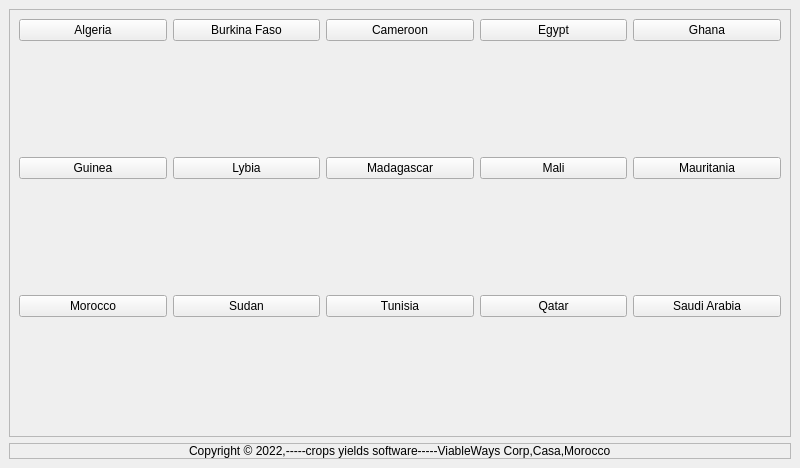
<?xml version="1.0" encoding="UTF-8"?>
<ui version="4.0">
 <class>MainWindow</class>
 <widget class="QMainWindow" name="MainWindow">
  <property name="geometry">
   <rect>
    <x>0</x>
    <y>0</y>
    <width>800</width>
    <height>468</height>
   </rect>
  </property>
  <property name="windowTitle">
   <string>MainWindow</string>
  </property>
  <widget class="QWidget" name="centralwidget">
   <layout class="QVBoxLayout" name="verticalLayout">
    <item>
     <widget class="QFrame" name="frame">
      <property name="sizePolicy">
       <sizepolicy hsizetype="Preferred" vsizetype="Expanding">
        <horstretch>0</horstretch>
        <verstretch>0</verstretch>
       </sizepolicy>
      </property>
      <property name="frameShape">
       <enum>QFrame::StyledPanel</enum>
      </property>
      <property name="frameShadow">
       <enum>QFrame::Raised</enum>
      </property>
      <layout class="QHBoxLayout" name="horizontalLayout">
       <item>
        <layout class="QGridLayout" name="gridLayout">
         <item row="3" column="1" alignment="Qt::AlignHCenter">
          <widget class="QLabel" name="label_10">
           <property name="text">
            <string/>
           </property>
           <property name="pixmap">
            <pixmap resource="../ressource.qrc">:/image/images/008-libya.png</pixmap>
           </property>
          </widget>
         </item>
         <item row="5" column="4" alignment="Qt::AlignHCenter">
          <widget class="QLabel" name="label_16">
           <property name="text">
            <string/>
           </property>
           <property name="pixmap">
            <pixmap resource="../ressource.qrc">:/image/images/016-saudi-arabia.png</pixmap>
           </property>
          </widget>
         </item>
         <item row="1" column="0" alignment="Qt::AlignHCenter">
          <widget class="QLabel" name="label_3">
           <property name="text">
            <string/>
           </property>
           <property name="pixmap">
            <pixmap resource="../ressource.qrc">:/image/images/algeria.png</pixmap>
           </property>
          </widget>
         </item>
         <item row="3" column="3" alignment="Qt::AlignHCenter">
          <widget class="QLabel" name="label_12">
           <property name="text">
            <string/>
           </property>
           <property name="pixmap">
            <pixmap resource="../ressource.qrc">:/image/images/010-mali.png</pixmap>
           </property>
          </widget>
         </item>
         <item row="1" column="2" alignment="Qt::AlignHCenter">
          <widget class="QLabel" name="label_5">
           <property name="text">
            <string/>
           </property>
           <property name="pixmap">
            <pixmap resource="../ressource.qrc">:/image/images/004-cameroon.png</pixmap>
           </property>
          </widget>
         </item>
         <item row="1" column="3" alignment="Qt::AlignHCenter">
          <widget class="QLabel" name="label_6">
           <property name="text">
            <string/>
           </property>
           <property name="pixmap">
            <pixmap resource="../ressource.qrc">:/image/images/005-egypt.png</pixmap>
           </property>
          </widget>
         </item>
         <item row="3" column="4" alignment="Qt::AlignHCenter">
          <widget class="QLabel" name="label_13">
           <property name="text">
            <string/>
           </property>
           <property name="pixmap">
            <pixmap resource="../ressource.qrc">:/image/images/011-mauritania.png</pixmap>
           </property>
          </widget>
         </item>
         <item row="1" column="4" alignment="Qt::AlignHCenter">
          <widget class="QLabel" name="label_7">
           <property name="text">
            <string/>
           </property>
           <property name="pixmap">
            <pixmap resource="../ressource.qrc">:/image/images/006-ghana.png</pixmap>
           </property>
          </widget>
         </item>
         <item row="5" column="0" alignment="Qt::AlignHCenter">
          <widget class="QLabel" name="label_8">
           <property name="text">
            <string/>
           </property>
           <property name="pixmap">
            <pixmap resource="../ressource.qrc">:/image/images/morocco.png</pixmap>
           </property>
          </widget>
         </item>
         <item row="5" column="3" alignment="Qt::AlignHCenter">
          <widget class="QLabel" name="label_15">
           <property name="text">
            <string/>
           </property>
           <property name="pixmap">
            <pixmap resource="../ressource.qrc">:/image/images/015-qatar.png</pixmap>
           </property>
          </widget>
         </item>
         <item row="5" column="1" alignment="Qt::AlignHCenter">
          <widget class="QLabel" name="label_9">
           <property name="text">
            <string/>
           </property>
           <property name="pixmap">
            <pixmap resource="../ressource.qrc">:/image/images/018-sudan.png</pixmap>
           </property>
          </widget>
         </item>
         <item row="0" column="0">
          <widget class="QPushButton" name="algeria_btn">
           <property name="text">
            <string>Algeria</string>
           </property>
          </widget>
         </item>
         <item row="5" column="2" alignment="Qt::AlignHCenter">
          <widget class="QLabel" name="label_14">
           <property name="text">
            <string/>
           </property>
           <property name="pixmap">
            <pixmap resource="../ressource.qrc">:/image/images/019-tunisia.png</pixmap>
           </property>
          </widget>
         </item>
         <item row="3" column="0" alignment="Qt::AlignHCenter">
          <widget class="QLabel" name="label_2">
           <property name="text">
            <string/>
           </property>
           <property name="pixmap">
            <pixmap resource="../ressource.qrc">:/image/images/007-guinea.png</pixmap>
           </property>
          </widget>
         </item>
         <item row="2" column="0">
          <widget class="QPushButton" name="guinea_btn">
           <property name="text">
            <string>Guinea</string>
           </property>
          </widget>
         </item>
         <item row="1" column="1" alignment="Qt::AlignHCenter">
          <widget class="QLabel" name="label_4">
           <property name="text">
            <string/>
           </property>
           <property name="pixmap">
            <pixmap resource="../ressource.qrc">:/image/images/003-burkina-faso.png</pixmap>
           </property>
          </widget>
         </item>
         <item row="3" column="2" alignment="Qt::AlignHCenter">
          <widget class="QLabel" name="label_11">
           <property name="text">
            <string/>
           </property>
           <property name="pixmap">
            <pixmap resource="../ressource.qrc">:/image/images/009-madagascar.png</pixmap>
           </property>
          </widget>
         </item>
         <item row="4" column="0">
          <widget class="QPushButton" name="morocco_btn">
           <property name="text">
            <string>Morocco</string>
           </property>
          </widget>
         </item>
         <item row="0" column="1">
          <widget class="QPushButton" name="burkina_btn">
           <property name="text">
            <string>Burkina Faso</string>
           </property>
          </widget>
         </item>
         <item row="0" column="2">
          <widget class="QPushButton" name="cameroon_btn">
           <property name="text">
            <string>Cameroon</string>
           </property>
          </widget>
         </item>
         <item row="0" column="3">
          <widget class="QPushButton" name="egypt_btn">
           <property name="text">
            <string>Egypt</string>
           </property>
          </widget>
         </item>
         <item row="2" column="1">
          <widget class="QPushButton" name="lybia_btn">
           <property name="text">
            <string>Lybia</string>
           </property>
          </widget>
         </item>
         <item row="2" column="2">
          <widget class="QPushButton" name="mada_btn">
           <property name="text">
            <string>Madagascar</string>
           </property>
          </widget>
         </item>
         <item row="2" column="3">
          <widget class="QPushButton" name="mali_btn">
           <property name="text">
            <string>Mali</string>
           </property>
          </widget>
         </item>
         <item row="0" column="4">
          <widget class="QPushButton" name="ghana_btn">
           <property name="text">
            <string>Ghana</string>
           </property>
          </widget>
         </item>
         <item row="2" column="4">
          <widget class="QPushButton" name="mauritania_btn">
           <property name="text">
            <string>Mauritania</string>
           </property>
          </widget>
         </item>
         <item row="4" column="1">
          <widget class="QPushButton" name="sudan_btn">
           <property name="text">
            <string>Sudan</string>
           </property>
          </widget>
         </item>
         <item row="4" column="2">
          <widget class="QPushButton" name="tunisia_btn">
           <property name="text">
            <string>Tunisia</string>
           </property>
          </widget>
         </item>
         <item row="4" column="3">
          <widget class="QPushButton" name="qatar_btn">
           <property name="text">
            <string>Qatar</string>
           </property>
          </widget>
         </item>
         <item row="4" column="4">
          <widget class="QPushButton" name="saudi_btn">
           <property name="text">
            <string>Saudi Arabia</string>
           </property>
          </widget>
         </item>
        </layout>
       </item>
      </layout>
     </widget>
    </item>
    <item>
     <widget class="QFrame" name="frame_3">
      <property name="styleSheet">
       <string notr="true">font: 9pt &quot;Ubuntu&quot;;</string>
      </property>
      <property name="frameShape">
       <enum>QFrame::StyledPanel</enum>
      </property>
      <property name="frameShadow">
       <enum>QFrame::Raised</enum>
      </property>
      <layout class="QHBoxLayout" name="horizontalLayout_2">
       <property name="spacing">
        <number>0</number>
       </property>
       <property name="leftMargin">
        <number>0</number>
       </property>
       <property name="topMargin">
        <number>0</number>
       </property>
       <property name="rightMargin">
        <number>0</number>
       </property>
       <property name="bottomMargin">
        <number>0</number>
       </property>
       <item alignment="Qt::AlignHCenter">
        <widget class="QLabel" name="label">
         <property name="text">
          <string>Copyright © 2022,-----crops yields software-----ViableWays Corp,Casa,Morocco</string>
         </property>
        </widget>
       </item>
      </layout>
     </widget>
    </item>
   </layout>
  </widget>
 </widget>
 <resources>
  <include location="../ressource.qrc"/>
 </resources>
 <connections/>
</ui>
